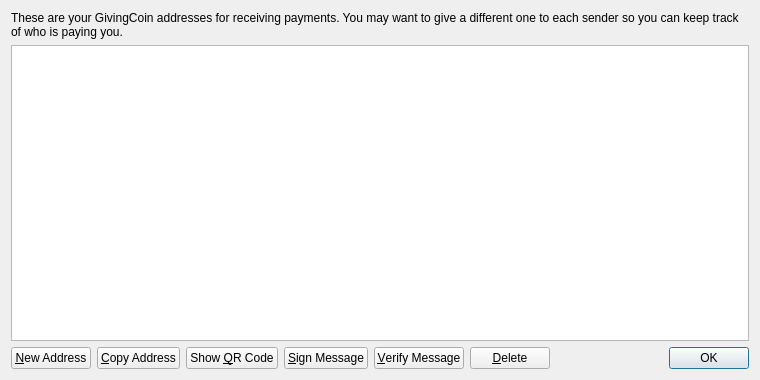
<?xml version="1.0" encoding="UTF-8"?>
<ui version="4.0">
 <class>AddressBookPage</class>
 <widget class="QWidget" name="AddressBookPage">
  <property name="geometry">
   <rect>
    <x>0</x>
    <y>0</y>
    <width>760</width>
    <height>380</height>
   </rect>
  </property>
  <property name="windowTitle">
   <string>Address Book</string>
  </property>
  <layout class="QVBoxLayout" name="verticalLayout">
   <item>
    <widget class="QLabel" name="labelExplanation">
     <property name="text">
      <string>These are your GivingCoin addresses for receiving payments. You may want to give a different one to each sender so you can keep track of who is paying you.</string>
     </property>
     <property name="textFormat">
      <enum>Qt::PlainText</enum>
     </property>
     <property name="wordWrap">
      <bool>true</bool>
     </property>
    </widget>
   </item>
   <item>
    <widget class="QTableView" name="tableView">
     <property name="contextMenuPolicy">
      <enum>Qt::CustomContextMenu</enum>
     </property>
     <property name="toolTip">
      <string>Double-click to edit address or label</string>
     </property>
     <property name="tabKeyNavigation">
      <bool>false</bool>
     </property>
     <property name="alternatingRowColors">
      <bool>true</bool>
     </property>
     <property name="selectionMode">
      <enum>QAbstractItemView::SingleSelection</enum>
     </property>
     <property name="selectionBehavior">
      <enum>QAbstractItemView::SelectRows</enum>
     </property>
     <property name="sortingEnabled">
      <bool>true</bool>
     </property>
     <attribute name="verticalHeaderVisible">
      <bool>false</bool>
     </attribute>
    </widget>
   </item>
   <item>
    <layout class="QHBoxLayout" name="horizontalLayout">
     <item>
      <widget class="QPushButton" name="newAddressButton">
       <property name="toolTip">
        <string>Create a new address</string>
       </property>
       <property name="text">
        <string>&amp;New Address</string>
       </property>
       <property name="icon">
        <iconset resource="../bitcoin.qrc">
         <normaloff>:/icons/add</normaloff>:/icons/add</iconset>
       </property>
      </widget>
     </item>
     <item>
      <widget class="QPushButton" name="copyToClipboard">
       <property name="toolTip">
        <string>Copy the currently selected address to the system clipboard</string>
       </property>
       <property name="text">
        <string>&amp;Copy Address</string>
       </property>
       <property name="icon">
        <iconset resource="../bitcoin.qrc">
         <normaloff>:/icons/editcopy</normaloff>:/icons/editcopy</iconset>
       </property>
      </widget>
     </item>
     <item>
      <widget class="QPushButton" name="showQRCode">
       <property name="text">
        <string>Show &amp;QR Code</string>
       </property>
       <property name="icon">
        <iconset resource="../bitcoin.qrc">
         <normaloff>:/icons/qrcode</normaloff>:/icons/qrcode</iconset>
       </property>
      </widget>
     </item>
     <item>
      <widget class="QPushButton" name="signMessage">
       <property name="toolTip">
        <string>Sign a message to prove you own a Bitcoin address</string>
       </property>
       <property name="text">
        <string>&amp;Sign Message</string>
       </property>
       <property name="icon">
        <iconset resource="../bitcoin.qrc">
         <normaloff>:/icons/edit</normaloff>:/icons/edit</iconset>
       </property>
      </widget>
     </item>
     <item>
      <widget class="QPushButton" name="verifyMessage">
       <property name="toolTip">
        <string>Verify a message to ensure it was signed with a specified Bitcoin address</string>
       </property>
       <property name="text">
        <string>&amp;Verify Message</string>
       </property>
       <property name="icon">
        <iconset resource="../bitcoin.qrc">
         <normaloff>:/icons/transaction_0</normaloff>:/icons/transaction_0</iconset>
       </property>
      </widget>
     </item>
     <item>
      <widget class="QPushButton" name="deleteButton">
       <property name="toolTip">
        <string>Delete the currently selected address from the list. Only sending addresses can be deleted.</string>
       </property>
       <property name="text">
        <string>&amp;Delete</string>
       </property>
       <property name="icon">
        <iconset resource="../bitcoin.qrc">
         <normaloff>:/icons/remove</normaloff>:/icons/remove</iconset>
       </property>
      </widget>
     </item>
     <item>
      <spacer name="horizontalSpacer">
       <property name="orientation">
        <enum>Qt::Horizontal</enum>
       </property>
       <property name="sizeHint" stdset="0">
        <size>
         <width>40</width>
         <height>20</height>
        </size>
       </property>
      </spacer>
     </item>
     <item>
      <widget class="QDialogButtonBox" name="buttonBox">
       <property name="sizePolicy">
        <sizepolicy hsizetype="Maximum" vsizetype="Fixed">
         <horstretch>0</horstretch>
         <verstretch>0</verstretch>
        </sizepolicy>
       </property>
       <property name="standardButtons">
        <set>QDialogButtonBox::Ok</set>
       </property>
      </widget>
     </item>
    </layout>
   </item>
  </layout>
 </widget>
 <resources>
  <include location="../bitcoin.qrc"/>
 </resources>
 <connections/>
</ui>
